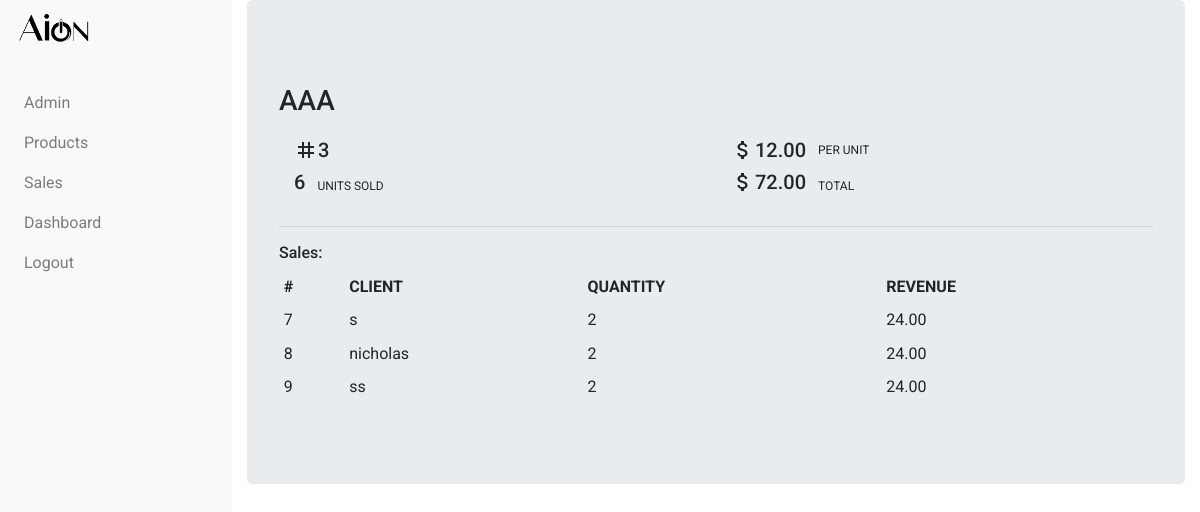
Screenshot of /sales_app/products/3/ with the database file from the repository.
### sales_app/models.py (models this page shows, shortened)
class Product(models.Model):
    name = models.CharField(max_length=256, unique=True)
    price = models.DecimalField(decimal_places=2, max_digits=32)
    def get_total_sales(self):
        total_sales = self.sales.aggregate(Sum('quantity'))
        if total_sales['quantity__sum'] == None:
            return 0
        return total_sales['quantity__sum']
    def get_total_revenue(self):
        total_revenue = self.sales.aggregate(Sum('amount'))
        if total_revenue['amount__sum'] == None:
            return 0
        return total_revenue['amount__sum']

class Sale(models.Model):
    product_name = models.ForeignKey(Product, related_name='sales', on_delete=models.CASCADE)
    client_name = models.CharField(max_length=256)
    quantity = models.PositiveIntegerField()
    amount = models.DecimalField(decimal_places=2, max_digits=32, blank=True, null=True)

### sales_app/views.py (the view)
# urls.py: path('products/<int:pk>/', views.ProductDetailView.as_view(), name='product_detail'),
class ProductDetailView(DetailView):
    context_object_name = 'product_detail'
    model = models.Product
    template_name = 'sales_app/product_detail.html'

### sales_app/templates/sales_app/product_detail.html
{% extends "sales_app/sales_app_base.html" %}
{% block body_block %}
<div class="jumbotron">
  <h3 class="page-header">
    {{product_detail.name.upper}}
  </h3>
  <div class="container">
    <div class="row">
      <div class="col-6">
        <div class="row id-detail">
          <span class="material-icons md-24 id-hash">tag</span>
          <h5 class="id-text">{{product_detail.id}}</h5>
        </div>
      </div>
      <div class="col-6">
        <div class="row id-detail">
          <span class="material-icons md-24 id-hash">attach_money</span>
          <h5 class="id-text">{{product_detail.price}}</h5>
          <p class="tiny-text">PER UNIT</p>
        </div>
      </div>
    </div>
    <div class="row">
      <div class="col-6">
        <div class="row id-detail">
          <h5>{{product_detail.get_total_sales}} </h5>
          <p class="tiny-text">UNITS SOLD</p>
        </div>
      </div>
      <div class="col-6">
        <div class="row id-detail">
          <span class="material-icons md-24 id-hash">attach_money</span>
          <h5>{{product_detail.get_total_revenue|floatformat:2}} </h5>
          <p class="tiny-text">TOTAL</p>
        </div>
      </div>
    </div>
  </div>
  <hr>
  <h6>Sales: </h6>
  <table class="table table-sm table-hover table-borderless">
    <thead>
      <tr>
        <th scope="col">#</th>
        <th scope="col">CLIENT</th>
        <th scope="col">QUANTITY</th>
        <th scope="col">REVENUE</th>
      </tr>
    </thead>
    <tbody>
      {% for sale in product_detail.sales.all %}
      <tr>
        <td>{{sale.pk}}</td>
        <td>{{sale.client_name}}</td>
        <td>{{sale.quantity}}</td>
        <td>{{sale.amount}}</td>
      </tr>
      {% endfor %}
    </tbody>
  </table>
</div>
{% endblock %}

### static/sales_app/css/styles.css (style rules this page uses)
body { padding-top: 90px; font-family: 'Roboto', sans-serif; }
table { width: 100%; }
.page-header { padding-top: 20px; padding-bottom: 20px; margin:0; width: 100%; }
.id-text { margin-top: auto; margin-bottom: auto; }
.id-detail { margin-left: 0; margin-bottom: 8px; }
.tiny-text { font-size: 12px; padding-left: 12px; margin: auto; margin-left: 0; }
.material-icons.md-24 { font-size: 24px; }
@media (min-width:768px) { body { padding-top: 0; margin-left: 232px } }

### rows the page displays
Product: name "AAA", id "3", price "12.00", get_total_sales "6", get_total_revenue "72.00"
Sale: pk "7", client_name "s", quantity "2", amount "24.00"
Sale: pk "8", client_name "nicholas", quantity "2", amount "24.00"
Sale: pk "9", client_name "ss", quantity "2", amount "24.00"
